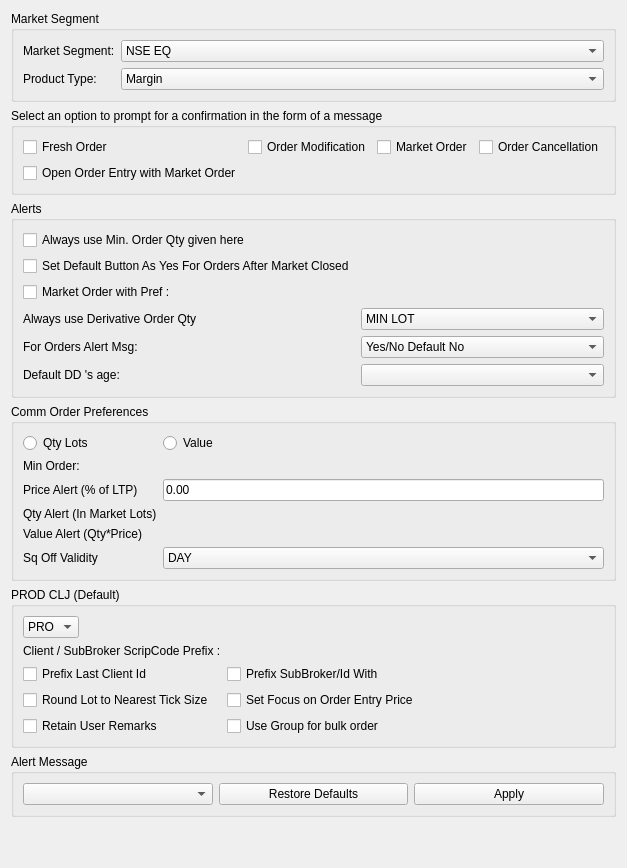
     <widget class="QWidget" name="orderTab">
      <attribute name="title">
       <string>Order</string>
      </attribute>
      <layout class="QVBoxLayout" name="verticalLayout_5">
       <item>
        <widget class="QGroupBox" name="marketSegmentGroup">
         <property name="title">
          <string>Market Segment</string>
         </property>
         <layout class="QFormLayout" name="formLayout_6">
          <item row="0" column="0">
           <widget class="QLabel" name="label_12">
            <property name="text">
             <string>Market Segment:</string>
            </property>
           </widget>
          </item>
          <item row="0" column="1">
           <widget class="QComboBox" name="marketSegmentCombo">
            <item>
             <property name="text">
              <string>NSE EQ</string>
             </property>
            </item>
           </widget>
          </item>
          <item row="1" column="0">
           <widget class="QLabel" name="label_13">
            <property name="text">
             <string>Product Type:</string>
            </property>
           </widget>
          </item>
          <item row="1" column="1">
           <widget class="QComboBox" name="productTypeCombo">
            <item>
             <property name="text">
              <string>Margin</string>
             </property>
            </item>
           </widget>
          </item>
         </layout>
        </widget>
       </item>
       <item>
        <widget class="QGroupBox" name="orderConfirmationGroup">
         <property name="title">
          <string>Select an option to prompt for a confirmation in the form of a message</string>
         </property>
         <layout class="QGridLayout" name="gridLayout_2">
          <item row="0" column="0">
           <widget class="QCheckBox" name="freshOrderCheckBox">
            <property name="text">
             <string>Fresh Order</string>
            </property>
           </widget>
          </item>
          <item row="0" column="1">
           <widget class="QCheckBox" name="orderModificationCheckBox">
            <property name="text">
             <string>Order Modification</string>
            </property>
           </widget>
          </item>
          <item row="0" column="2">
           <widget class="QCheckBox" name="marketOrderCheckBox">
            <property name="text">
             <string>Market Order</string>
            </property>
           </widget>
          </item>
          <item row="0" column="3">
           <widget class="QCheckBox" name="orderCancellationCheckBox">
            <property name="text">
             <string>Order Cancellation</string>
            </property>
           </widget>
          </item>
          <item row="1" column="0">
           <widget class="QCheckBox" name="openOrderEntryCheckBox">
            <property name="text">
             <string>Open Order Entry with Market Order</string>
            </property>
           </widget>
          </item>
         </layout>
        </widget>
       </item>
       <item>
        <widget class="QGroupBox" name="alertsGroup">
         <property name="title">
          <string>Alerts</string>
         </property>
         <layout class="QGridLayout" name="gridLayout_3">
          <item row="0" column="0">
           <widget class="QCheckBox" name="alwaysUseMinOrderCheckBox">
            <property name="text">
             <string>Always use Min. Order Qty given here</string>
            </property>
           </widget>
          </item>
          <item row="1" column="0">
           <widget class="QCheckBox" name="setDefaultButtonCheckBox">
            <property name="text">
             <string>Set Default Button As Yes For Orders After Market Closed</string>
            </property>
           </widget>
          </item>
          <item row="2" column="0">
           <widget class="QCheckBox" name="marketOrderWithPrefCheckBox">
            <property name="text">
             <string>Market Order with Pref :</string>
            </property>
           </widget>
          </item>
          <item row="3" column="0">
           <widget class="QLabel" name="label_14">
            <property name="text">
             <string>Always use Derivative Order Qty</string>
            </property>
           </widget>
          </item>
          <item row="3" column="1">
           <widget class="QComboBox" name="derivativeOrderQtyCombo">
            <item>
             <property name="text">
              <string>MIN LOT</string>
             </property>
            </item>
           </widget>
          </item>
          <item row="4" column="0">
           <widget class="QLabel" name="label_15">
            <property name="text">
             <string>For Orders Alert Msg:</string>
            </property>
           </widget>
          </item>
          <item row="4" column="1">
           <widget class="QComboBox" name="ordersAlertMsgCombo">
            <item>
             <property name="text">
              <string>Yes/No Default No</string>
             </property>
            </item>
           </widget>
          </item>
          <item row="5" column="0">
           <widget class="QLabel" name="label_16">
            <property name="text">
             <string>Default DD 's age:</string>
            </property>
           </widget>
          </item>
          <item row="5" column="1">
           <widget class="QComboBox" name="defaultDDCombo">
            <item>
             <property name="text">
              <string></string>
             </property>
            </item>
           </widget>
          </item>
         </layout>
        </widget>
       </item>
       <item>
        <widget class="QGroupBox" name="orderPreferencesGroup">
         <property name="title">
          <string>Comm Order Preferences</string>
         </property>
         <layout class="QGridLayout" name="gridLayout_4">
          <item row="0" column="0">
           <widget class="QRadioButton" name="qtyLotsRadio">
            <property name="text">
             <string>Qty Lots</string>
            </property>
           </widget>
          </item>
          <item row="0" column="1">
           <widget class="QRadioButton" name="valueRadio">
            <property name="text">
             <string>Value</string>
            </property>
           </widget>
          </item>
          <item row="1" column="0">
           <widget class="QLabel" name="label_17">
            <property name="text">
             <string>Min Order:</string>
            </property>
           </widget>
          </item>
          <item row="2" column="0">
           <widget class="QLabel" name="label_18">
            <property name="text">
             <string>Price Alert (% of LTP)</string>
            </property>
           </widget>
          </item>
          <item row="2" column="1">
           <widget class="QLineEdit" name="priceAlertLineEdit">
            <property name="text">
             <string>0.00</string>
            </property>
           </widget>
          </item>
          <item row="3" column="0">
           <widget class="QLabel" name="label_19">
            <property name="text">
             <string>Qty Alert (In Market Lots)</string>
            </property>
           </widget>
          </item>
          <item row="4" column="0">
           <widget class="QLabel" name="label_20">
            <property name="text">
             <string>Value Alert (Qty*Price)</string>
            </property>
           </widget>
          </item>
          <item row="5" column="0">
           <widget class="QLabel" name="label_21">
            <property name="text">
             <string>Sq Off Validity</string>
            </property>
           </widget>
          </item>
          <item row="5" column="1">
           <widget class="QComboBox" name="sqOffValidityCombo">
            <item>
             <property name="text">
              <string>DAY</string>
             </property>
            </item>
           </widget>
          </item>
         </layout>
        </widget>
       </item>
       <item>
        <widget class="QGroupBox" name="prodClJGroup">
         <property name="title">
          <string>PROD CLJ (Default)</string>
         </property>
         <layout class="QFormLayout" name="formLayout_7">
          <item row="0" column="0">
           <widget class="QComboBox" name="prodCLJCombo">
            <item>
             <property name="text">
              <string>PRO</string>
             </property>
            </item>
           </widget>
          </item>
          <item row="1" column="0">
           <widget class="QLabel" name="label_22">
            <property name="text">
             <string>Client / SubBroker ScripCode Prefix :</string>
            </property>
           </widget>
          </item>
          <item row="2" column="0">
           <widget class="QCheckBox" name="prefixLastClientCheckBox">
            <property name="text">
             <string>Prefix Last Client Id</string>
            </property>
           </widget>
          </item>
          <item row="2" column="1">
           <widget class="QCheckBox" name="prefixSubBrokerCheckBox">
            <property name="text">
             <string>Prefix SubBroker/Id With</string>
            </property>
           </widget>
          </item>
          <item row="3" column="0">
           <widget class="QCheckBox" name="roundLotCheckBox">
            <property name="text">
             <string>Round Lot to Nearest Tick Size</string>
            </property>
           </widget>
          </item>
          <item row="3" column="1">
           <widget class="QCheckBox" name="setFocusCheckBox">
            <property name="text">
             <string>Set Focus on Order Entry Price</string>
            </property>
           </widget>
          </item>
          <item row="4" column="0">
           <widget class="QCheckBox" name="reorderCheckBox">
            <property name="text">
             <string>Retain User Remarks</string>
            </property>
           </widget>
          </item>
          <item row="4" column="1">
           <widget class="QCheckBox" name="useGroupCheckBox">
            <property name="text">
             <string>Use Group for bulk order</string>
            </property>
           </widget>
          </item>
         </layout>
        </widget>
       </item>
       <item>
        <widget class="QGroupBox" name="alertMessageGroup">
         <property name="title">
          <string>Alert Message</string>
         </property>
         <layout class="QHBoxLayout" name="horizontalLayout_3">
          <item>
           <widget class="QComboBox" name="alertMessageCombo"/>
          </item>
          <item>
           <widget class="QPushButton" name="restoreDefaultsButton">
            <property name="text">
             <string>Restore Defaults</string>
            </property>
           </widget>
          </item>
          <item>
           <widget class="QPushButton" name="applyButton">
            <property name="text">
             <string>Apply</string>
            </property>
           </widget>
          </item>
         </layout>
        </widget>
       </item>
       <item>
        <spacer name="verticalSpacer_2">
         <property name="orientation">
          <enum>Qt::Vertical</enum>
         </property>
         <property name="sizeHint" stdset="0">
          <size>
           <width>20</width>
           <height>40</height>
          </size>
         </property>
        </spacer>
       </item>
      </layout>
     </widget>
